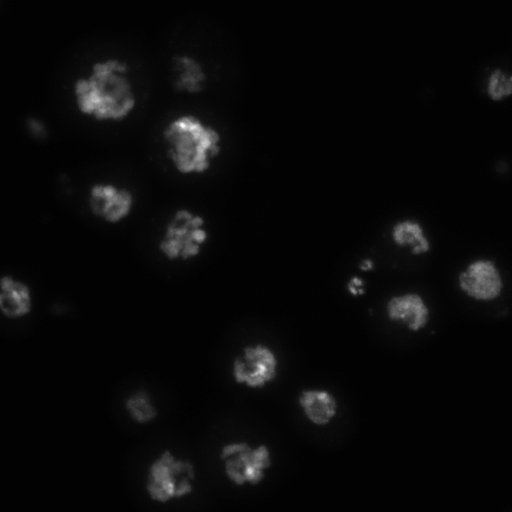
%> input picture matlab projects/original_uneven.jpg, 512 x 512 px
$ octave main.m   (GNU Octave 9; MATLAB toolbox functions it lacks are replaced by stand-ins)
%> lines starting %> are read from the running program, lines starting %| are printed output that depends on the picture; in (x1, y1, x2, y2) boxes, pixels count from 0 and x2, y2 are one past the last pixel; in counts of white or black regions, pixels touching at a corner belong together; the program's own positions count from 1; long printed decimals are rounded
### PreprocessingScheme/SB_ATV.m
function u = SB_ATV(g,mu)
% Split Bregman Anisotropic Total Variation Denoising
%
%   u = arg min_u 1/2||u-g||_2^2 + mu*ATV(u)
%
%   g : noisy image
%   mu: regularisation parameter
%   u : denoised image
%
% Refs:
%  *Goldstein and Osher, The split Bregman method for L1 regularized problems
%   SIAM Journal on Imaging Sciences 2(2) 2009
%  *Micchelli et al, Proximity algorithms for image models: denoising
%   Inverse Problems 27(4) 2011
%
% Benjamin Trémoulhéac
% University College London
% b.tremoulheac@cs.ucl.ac.uk
% April 2012
g = g(:);
n = length(g);
[B Bt BtB] = DiffOper(sqrt(n));
b = zeros(2*n,1);
d = b;
u = g;
err = 1;k = 1;
tol = 1e-3;
lambda = 1;
while err > tol
    fprintf('it. %g ',k);
    up = u;
    [u,~] = cgs(speye(n)+BtB, g-lambda*Bt*(b-d),1e-5,100);
    Bub = B*u+b;
    d = max(abs(Bub)-mu/lambda,0).*sign(Bub);
    b = Bub-d;
    err = norm(up-u)/norm(u);
    fprintf('err=%g \n',err);
    k = k+1;
end
fprintf('Stopped because norm(up-u)/norm(u) <= tol=%.1e\n',tol);
end

function [B Bt BtB] = DiffOper(N)
D = spdiags([-ones(round(N),1) ones(round(N),1)], [0 1], round(N),round(N)+1);
D(:,1) = [];
D(1,1) = 0;
B = [ kron(speye(N),D) ; kron(D,speye(N)) ];
Bt = B';
BtB = Bt*B;
end

### PreprocessingScheme/main.m
close all
clear all
clc

[pathname,dirname] = uigetfile('*');
%> the answer given: ../matlab projects/original_uneven.jpg
f = fullfile(dirname,pathname);
%f = double(rgb2gray(imread(f)));
g = imread(f);
%> g is the input picture: size 512x512x3 uint8; min 0, max 255, mean 9.3
fR = double(g(:,:,1));
fG = double(g(:,:,2));
fB = double(g(:,:,3));
N = size(fR); N = N(1);
%> after `N = size(fR)`: N = [512 512]
%> after `N = N(1)`: N = 512

%--------------------------------------------------------------
% TV Anisotropic Denoising
gamma = input('What is the value for gamma? ');
%> the answer given: 2

% Red channel
fprintf('Red Channel\n');
fR_denoise_atv = SB_ATV(fR,gamma);
%> in DiffOper, `D(:,1) = [];`:
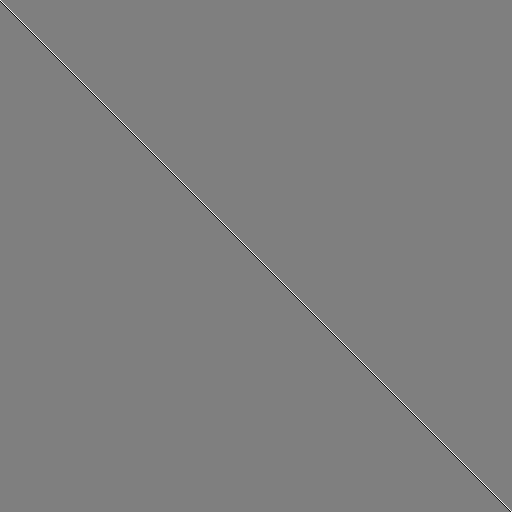
%> D: size 512x512 double; min -1, max 1, mean 3.81e-06; drawn with min black and max white
%> in DiffOper, `D(1,1) = 0;`: D: size 512x512 double; under 0.01% of pixels changed, all inside (x1, y1, x2, y2) = (0, 0, 1, 1)
%> the loop in SB_ATV, `while err > tol` made 11 passes
%> err on passes 1 to 11: 0.0492, 0.0231, 0.0134, 0.00501, 0.00306, 0.00223, 0.00176, 0.00144, 0.0012, 0.00101, 0.000851
%| it. 1 err=0.04924
%| it. 2 err=0.02313
%| it. 3 err=0.01337
%| it. 4 err=0.005008
%| it. 5 err=0.00306
%| it. 6 err=0.002233
%| it. 7 err=0.001759
%| it. 8 err=0.001437
%> (further printed lines are left out)
%> after the loop in SB_ATV, `while err > tol`: k = 12
fprintf('ATV Rel.Err = %g\n',norm(fR_denoise_atv(:) - fR(:)) / norm(fR(:)));
%| ATV Rel.Err = 0.0228
fR = uint8(reshape(fR_denoise_atv,N,N));
%> fR: size 512x512 uint8
%filepath = strcat(dirname,'tvR.jpg');
%imwrite(fR,filepath);
%[f,path] = uiputfile('tv.jpg','Save file as');

% Green channel
fprintf('Green Channel\n');
fG_denoise_atv = SB_ATV(fG,gamma);
%> the loop in SB_ATV (call 2), `while err > tol` made 11 passes
%| it. 1 err=0.04924
%| it. 2 err=0.02313
%| it. 3 err=0.01337
%| it. 4 err=0.005008
%| it. 5 err=0.00306
%| it. 6 err=0.002233
%| it. 7 err=0.001759
%| it. 8 err=0.001437
%> (further printed lines are left out)
fprintf('ATV Rel.Err = %g\n',norm(fG_denoise_atv(:) - fG(:)) / norm(fG(:)));
%| ATV Rel.Err = 0.0228
fG = uint8(reshape(fG_denoise_atv,N,N));
%filepath = strcat(dirname,'tvG.jpg');
%imwrite(fG,filepath);
%[f,path] = uiputfile('tv.jpg','Save file as');

% Blue channel
fprintf('Blue Channel\n');
fB_denoise_atv = SB_ATV(fB,gamma);
fprintf('ATV Rel.Err = %g\n',norm(fB_denoise_atv(:) - fB(:)) / norm(fB(:)));
%| ATV Rel.Err = 0.0228
fB = uint8(reshape(fB_denoise_atv,N,N));
%filepath = strcat(dirname,'tvB.jpg');
%imwrite(fB,filepath);
%[f,path] = uiputfile('tv.jpg','Save file as');

fTV = cat(3,fR,fG,fB);
filepath = strcat(dirname,'tv.jpg');
imwrite(fTV,filepath);
%[fTV,path] = uiputfile('tv.jpg','Save file as');
